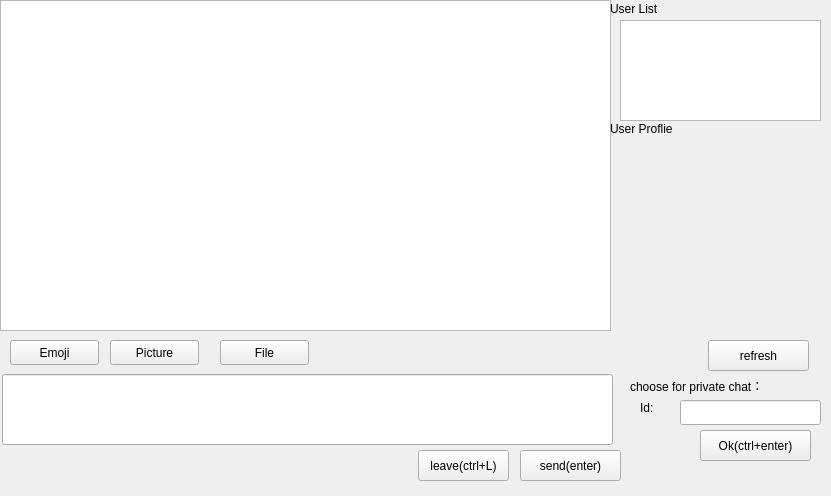
<?xml version="1.0" encoding="UTF-8"?>
<ui version="4.0">
 <class>chatting_room_client_main</class>
 <widget class="QWidget" name="chatting_room_client_main">
  <property name="geometry">
   <rect>
    <x>0</x>
    <y>0</y>
    <width>831</width>
    <height>496</height>
   </rect>
  </property>
  <property name="windowTitle">
   <string/>
  </property>
  <widget class="QTextEdit" name="MessageRec">
   <property name="geometry">
    <rect>
     <x>0</x>
     <y>0</y>
     <width>611</width>
     <height>331</height>
    </rect>
   </property>
  </widget>
  <widget class="QLineEdit" name="MessageSend">
   <property name="geometry">
    <rect>
     <x>2</x>
     <y>374</y>
     <width>611</width>
     <height>71</height>
    </rect>
   </property>
  </widget>
  <widget class="QPushButton" name="ButtonSend">
   <property name="geometry">
    <rect>
     <x>520</x>
     <y>450</y>
     <width>101</width>
     <height>31</height>
    </rect>
   </property>
   <property name="text">
    <string>send(enter)</string>
   </property>
   <property name="shortcut">
    <string>Return</string>
   </property>
  </widget>
  <widget class="QTextEdit" name="UserList">
   <property name="geometry">
    <rect>
     <x>620</x>
     <y>20</y>
     <width>201</width>
     <height>101</height>
    </rect>
   </property>
  </widget>
  <widget class="QLineEdit" name="ChooseUser">
   <property name="geometry">
    <rect>
     <x>680</x>
     <y>400</y>
     <width>141</width>
     <height>25</height>
    </rect>
   </property>
  </widget>
  <widget class="QLabel" name="ListLabel">
   <property name="geometry">
    <rect>
     <x>610</x>
     <y>0</y>
     <width>67</width>
     <height>17</height>
    </rect>
   </property>
   <property name="text">
    <string>User List</string>
   </property>
  </widget>
  <widget class="QLabel" name="ChooseLabel">
   <property name="geometry">
    <rect>
     <x>630</x>
     <y>370</y>
     <width>181</width>
     <height>31</height>
    </rect>
   </property>
   <property name="text">
    <string>choose for private chat：</string>
   </property>
  </widget>
  <widget class="QLabel" name="IdChoose">
   <property name="geometry">
    <rect>
     <x>640</x>
     <y>400</y>
     <width>31</width>
     <height>16</height>
    </rect>
   </property>
   <property name="text">
    <string>Id:</string>
   </property>
  </widget>
  <widget class="QPushButton" name="ChooseButton">
   <property name="geometry">
    <rect>
     <x>700</x>
     <y>430</y>
     <width>111</width>
     <height>31</height>
    </rect>
   </property>
   <property name="text">
    <string>Ok(ctrl+enter)</string>
   </property>
   <property name="shortcut">
    <string>Ctrl+Return</string>
   </property>
  </widget>
  <widget class="QPushButton" name="LeaveButton">
   <property name="geometry">
    <rect>
     <x>418</x>
     <y>450</y>
     <width>91</width>
     <height>31</height>
    </rect>
   </property>
   <property name="text">
    <string>leave(ctrl+L)</string>
   </property>
   <property name="shortcut">
    <string>Ctrl+L</string>
   </property>
  </widget>
  <widget class="QPushButton" name="UserRefresh">
   <property name="geometry">
    <rect>
     <x>708</x>
     <y>340</y>
     <width>101</width>
     <height>31</height>
    </rect>
   </property>
   <property name="text">
    <string>refresh</string>
   </property>
  </widget>
  <widget class="QPushButton" name="Emoji">
   <property name="geometry">
    <rect>
     <x>10</x>
     <y>340</y>
     <width>89</width>
     <height>25</height>
    </rect>
   </property>
   <property name="text">
    <string>Emoji</string>
   </property>
  </widget>
  <widget class="QPushButton" name="Picture">
   <property name="geometry">
    <rect>
     <x>110</x>
     <y>340</y>
     <width>89</width>
     <height>25</height>
    </rect>
   </property>
   <property name="text">
    <string>Picture</string>
   </property>
  </widget>
  <widget class="QPushButton" name="File">
   <property name="geometry">
    <rect>
     <x>220</x>
     <y>340</y>
     <width>89</width>
     <height>25</height>
    </rect>
   </property>
   <property name="text">
    <string>File</string>
   </property>
  </widget>
  <widget class="QLabel" name="BG">
   <property name="geometry">
    <rect>
     <x>620</x>
     <y>140</y>
     <width>191</width>
     <height>191</height>
    </rect>
   </property>
   <property name="text">
    <string>&lt;html&gt;&lt;head/&gt;&lt;body&gt;&lt;p&gt;&lt;br/&gt;&lt;/p&gt;&lt;/body&gt;&lt;/html&gt;</string>
   </property>
  </widget>
  <widget class="QLabel" name="UserProfile">
   <property name="geometry">
    <rect>
     <x>610</x>
     <y>120</y>
     <width>91</width>
     <height>17</height>
    </rect>
   </property>
   <property name="text">
    <string>User Proflie</string>
   </property>
  </widget>
 </widget>
 <resources/>
 <connections/>
</ui>
